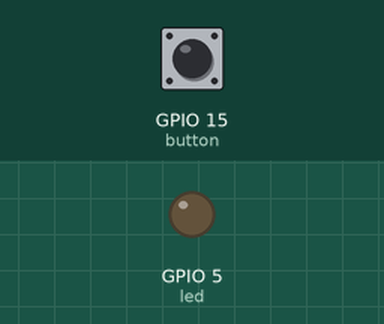
Simulated run of this program. Board: ESP8266 board running MicroPython. On the bench: output pins drawn as LEDs (lit = HIGH). Inputs (shaded band) come from the test bench; at power-on: GPIO 15 (button) LOW.

Above: at 1.2 s.
1.3 s: GPIO 15 (button) pulled HIGH for 0.15 s
At 2.5 s:
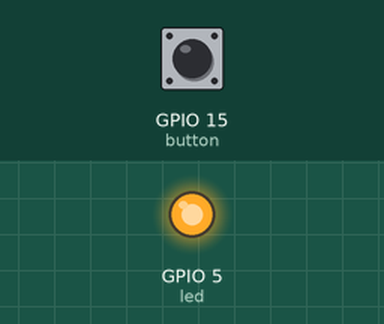
2.9 s: GPIO 15 (button) pulled HIGH for 1 s
At 3.7 s:
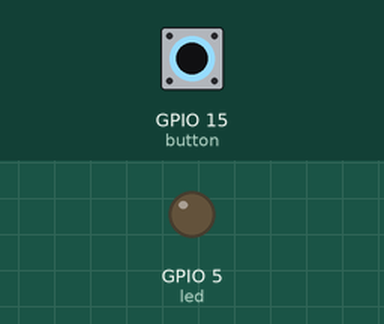
5.4 s: GPIO 15 (button) pulled HIGH for 3.2 s
At 6.8 s:
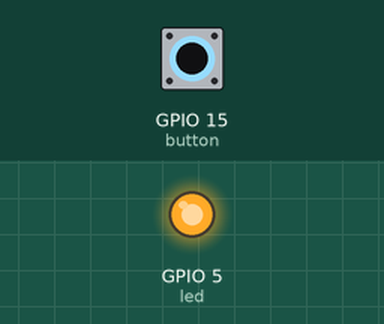
Timing chart, 0 to 8.4 s (numbered marks = the images above; inputs shaded):
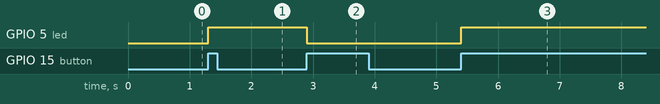

Measured:
- after the input at 1.3 s, GPIO 5 (led): LOW → HIGH at once
- after the input at 2.9 s, GPIO 5 (led): HIGH → LOW at once
- after the input at 5.4 s, GPIO 5 (led): LOW → HIGH at once

The program:

step_050_toggle_led.py
```python
from machine import Pin

button_pressed = False


def handle_interrupt(pin):
    global button_pressed
    button_pressed = True


def toggle_led():
    led.value(not led.value())


led = Pin(5, Pin.OUT)
button = Pin(15, Pin.IN)

button.irq(trigger=Pin.IRQ_RISING, handler=handle_interrupt)


while True:
    if button_pressed:
        toggle_led()
        button_pressed = False
```
